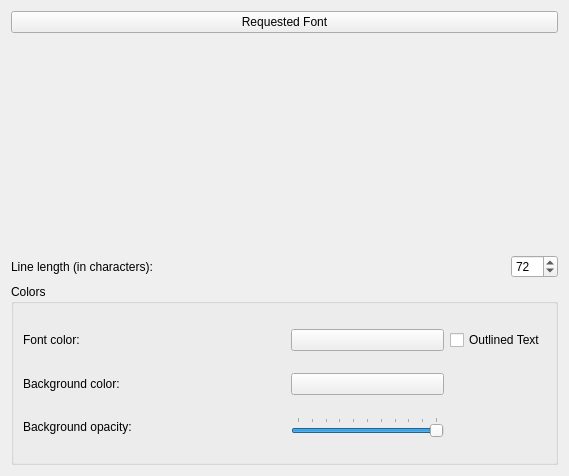
<?xml version="1.0" encoding="UTF-8"?>
<ui version="4.0">
 <class>CaptionPage</class>
 <widget class="QWidget" name="CaptionPage">
  <property name="geometry">
   <rect>
    <x>0</x>
    <y>0</y>
    <width>569</width>
    <height>476</height>
   </rect>
  </property>
  <layout class="QVBoxLayout" name="verticalLayout_2">
   <item>
    <widget class="QPushButton" name="m_fontselectBtn">
     <property name="text">
      <string>Requested Font</string>
     </property>
    </widget>
   </item>
   <item>
    <widget class="QLabel" name="m_fontSampleLbl">
     <property name="text">
      <string/>
     </property>
    </widget>
   </item>
   <item>
    <layout class="QHBoxLayout" name="horizontalLayout_2">
     <item>
      <layout class="QVBoxLayout" name="verticalLayout">
       <item>
        <layout class="QHBoxLayout" name="horizontalLayout">
         <item>
          <widget class="QLabel" name="label_3">
           <property name="text">
            <string>Line length (in characters):</string>
           </property>
          </widget>
         </item>
         <item>
          <spacer name="horizontalSpacer_3">
           <property name="orientation">
            <enum>Qt::Horizontal</enum>
           </property>
           <property name="sizeHint" stdset="0">
            <size>
             <width>40</width>
             <height>20</height>
            </size>
           </property>
          </spacer>
         </item>
         <item>
          <widget class="QSpinBox" name="m_commentsLinesLengthSpinBox">
           <property name="buttonSymbols">
            <enum>QAbstractSpinBox::UpDownArrows</enum>
           </property>
           <property name="minimum">
            <number>1</number>
           </property>
           <property name="maximum">
            <number>500</number>
           </property>
           <property name="value">
            <number>72</number>
           </property>
          </widget>
         </item>
        </layout>
       </item>
       <item>
        <widget class="QGroupBox" name="groupBox">
         <property name="title">
          <string>Colors</string>
         </property>
         <layout class="QGridLayout" name="gridLayout">
          <item row="1" column="0">
           <widget class="QLabel" name="label">
            <property name="text">
             <string>Font color:</string>
            </property>
           </widget>
          </item>
          <item row="1" column="2">
           <spacer name="horizontalSpacer">
            <property name="orientation">
             <enum>Qt::Horizontal</enum>
            </property>
            <property name="sizeHint" stdset="0">
             <size>
              <width>55</width>
              <height>20</height>
             </size>
            </property>
           </spacer>
          </item>
          <item row="2" column="0">
           <widget class="QLabel" name="label_2">
            <property name="text">
             <string>Background color:</string>
            </property>
           </widget>
          </item>
          <item row="2" column="2">
           <spacer name="horizontalSpacer_2">
            <property name="orientation">
             <enum>Qt::Horizontal</enum>
            </property>
            <property name="sizeHint" stdset="0">
             <size>
              <width>55</width>
              <height>20</height>
             </size>
            </property>
           </spacer>
          </item>
          <item row="4" column="2">
           <spacer name="horizontalSpacer_4">
            <property name="orientation">
             <enum>Qt::Horizontal</enum>
            </property>
            <property name="sizeHint" stdset="0">
             <size>
              <width>40</width>
              <height>20</height>
             </size>
            </property>
           </spacer>
          </item>
          <item row="4" column="3">
           <widget class="QSlider" name="m_commentsBgTransparency">
            <property name="maximum">
             <number>10</number>
            </property>
            <property name="pageStep">
             <number>1</number>
            </property>
            <property name="value">
             <number>10</number>
            </property>
            <property name="orientation">
             <enum>Qt::Horizontal</enum>
            </property>
            <property name="invertedAppearance">
             <bool>false</bool>
            </property>
            <property name="invertedControls">
             <bool>true</bool>
            </property>
            <property name="tickPosition">
             <enum>QSlider::TicksAbove</enum>
            </property>
           </widget>
          </item>
          <item row="4" column="0">
           <widget class="QLabel" name="label_4">
            <property name="text">
             <string>Background opacity:</string>
            </property>
           </widget>
          </item>
          <item row="1" column="4">
           <widget class="QCheckBox" name="m_commentsDrawOutlineCheckBox">
            <property name="text">
             <string>Outlined Text</string>
            </property>
           </widget>
          </item>
          <item row="1" column="3">
           <widget class="KIPIPlugins::KPColorSelector" name="m_commentsFontColor"/>
          </item>
          <item row="2" column="3">
           <widget class="KIPIPlugins::KPColorSelector" name="m_commentsBgColor"/>
          </item>
         </layout>
        </widget>
       </item>
      </layout>
     </item>
    </layout>
   </item>
  </layout>
 </widget>
 <customwidgets>
  <customwidget>
   <class>KIPIPlugins::KPColorSelector</class>
   <extends>QPushButton</extends>
   <header>kputil.h</header>
  </customwidget>
 </customwidgets>
 <resources/>
 <connections/>
</ui>
